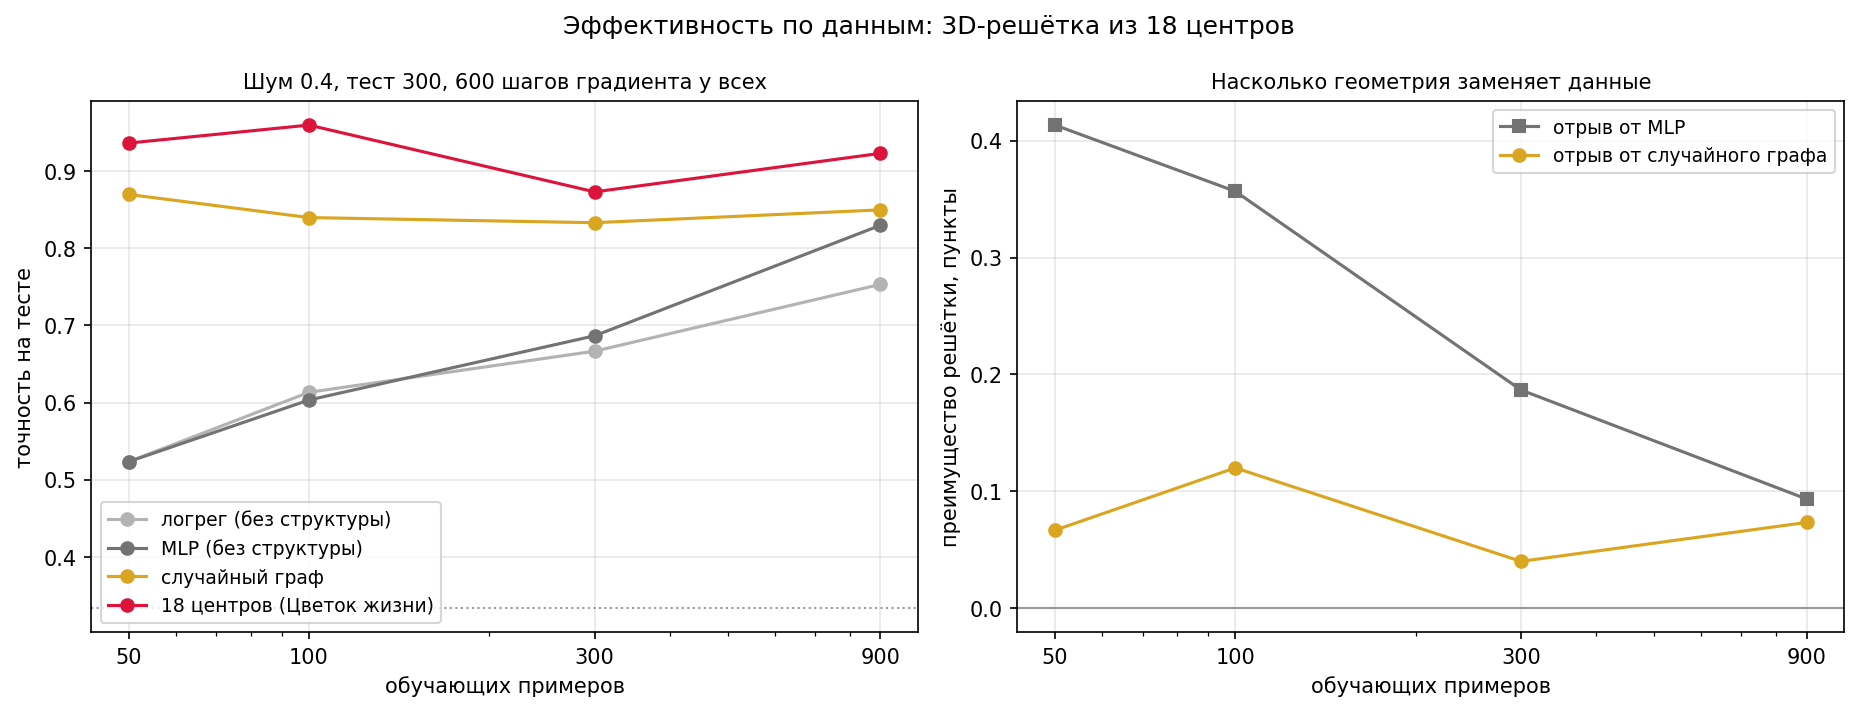

This figure's Python source:
# -*- coding: utf-8 -*-
"""
Эффективность по данным на 3D-решётке из 18 центров (правило из AutoCAD).

Гипотеза: преимущество геометрии максимально при малых данных —
структура связей заменяет то, что иначе выучивается из примеров.

Модели (все видят одни и те же данные):
  gnn    — решётка 18 центров (403 узла, K=5, 203 параметра)
  rnd    — тот же message passing, связи перемешаны (контроль)
  mlp    — 403 -> 64 -> 3, без структуры (~26k параметров)
  logreg — линейная, без структуры

Объём обучающей выборки: 50 / 100 / 300 / 900 (вложенные подвыборки),
тест всегда 300, шум 0.4, у всех одинаковое число шагов градиента (600).

Запуск: MODEL=gnn|rnd|mlp|logreg [TIME_BUDGET=35] python3 ...
(готовые размеры пропускаются, можно перезапускать); потом FIGURE=1.
"""
import os
import time
import numpy as np
from scipy import sparse

rng = np.random.default_rng(7)
MODEL = os.environ.get("MODEL", "gnn")
RC, NOISE = 2.8, 0.4
SIZES = [50, 100, 300, 900]
STEPS, BATCH, LR = 600, 64, 3e-3

# ------------------------------------------------------- решётка 18 центров
s_, c_ = 1 / np.sqrt(3), np.sqrt(2 / 3)
m_ = int(np.ceil(RC / s_)) + 1
pts = []
for a in range(-2 * m_, 2 * m_ + 1):
    for b in range(-2 * m_, 2 * m_ + 1):
        for k in range(-m_, m_ + 1):
            p = np.array([s_ * (a + 0.5 * b), s_ * (np.sqrt(3) / 2) * b, c_ * k])
            if np.linalg.norm(p) <= RC:
                pts.append(p)
pos = np.array(pts)
N = len(pos)
d2 = np.linalg.norm(pos[:, None] - pos[None, :], axis=2)
A = ((d2 > 0.99) & (d2 < 1.01)).astype(float)

def make_dataset(n_samples):
    X = np.zeros((n_samples, N, 1))
    y = rng.integers(0, 3, n_samples)
    inner = np.where(np.linalg.norm(pos, axis=1) < RC - 1.6)[0]
    for s in range(n_samples):
        c = pos[rng.choice(inner)]
        d = np.linalg.norm(pos - c, axis=1)
        if y[s] == 0:
            r0 = rng.uniform(1.0, 1.8)
            v = (np.abs(d - r0) < 0.45).astype(float)
        elif y[s] == 1:
            v = np.exp(-d ** 2 / (2 * 0.8 ** 2))
        else:
            nvec = rng.normal(size=3)
            nvec /= np.linalg.norm(nvec)
            v = (np.abs((pos - c) @ nvec) < 0.45).astype(float)
        X[s, :, 0] = v + rng.normal(0, NOISE, N)
    return X, y

Xtr_full, ytr_full = make_dataset(900)          # вложенные подвыборки
Xte, yte = make_dataset(300)

if MODEL == "rnd":
    perm = np.random.default_rng(123).permutation(N)
    A = A[np.ix_(perm, perm)]
A_hat = sparse.csr_matrix(A / np.maximum(A.sum(1, keepdims=True), 1))
A_hatT = sparse.csr_matrix(A_hat.T)

def spmm(S, h):
    B, n, d = h.shape
    return S.dot(h.transpose(1, 0, 2).reshape(n, -1)) \
            .reshape(n, B, d).transpose(1, 0, 2)

# ------------------------------------------------------- модели
D, K = 8, 5

def init_params(r):
    def init(shape, scale=None):
        scale = scale or 1.0 / np.sqrt(shape[0])
        return r.normal(0, scale, shape)
    if MODEL in ("gnn", "rnd"):
        return {"Win": init((1, D)), "bin": np.zeros(D),
                "Ws": init((D, D)), "Wn": init((D, D)), "b": np.zeros(D),
                "Wo": init((2 * D, 3), 1.0 / np.sqrt(2 * D)),
                "bo": np.zeros(3)}
    if MODEL == "mlp":
        H = 64
        return {"W1": init((N, H)), "b1": np.zeros(H),
                "W2": init((H, 3)), "b2": np.zeros(3)}
    return {"W": init((N, 3)), "b": np.zeros(3)}

def softmax_ce(logits, y):
    B = len(y)
    e = np.exp(logits - logits.max(1, keepdims=True))
    p = e / e.sum(1, keepdims=True)
    loss = -np.log(p[np.arange(B), y] + 1e-12).mean()
    dl = p.copy()
    dl[np.arange(B), y] -= 1
    return loss, dl / B

def run(P, X, y=None):
    if MODEL in ("gnn", "rnd"):
        H_list = []
        h = np.tanh(X @ P["Win"] + P["bin"])
        H_list.append(h)
        for _ in range(K):
            m = spmm(A_hat, h)
            h = np.tanh(h @ P["Ws"] + m @ P["Wn"] + P["b"])
            H_list.append(h)
        amax = h.argmax(axis=1)
        g = np.concatenate([h.mean(1),
                            np.take_along_axis(h, amax[:, None, :], 1)[:, 0, :]], 1)
        logits = g @ P["Wo"] + P["bo"]
        if y is None:
            return logits
        B = len(y)
        loss, dl = softmax_ce(logits, y)
        G = {k: np.zeros_like(v) for k, v in P.items()}
        G["Wo"] = g.T @ dl
        G["bo"] = dl.sum(0)
        dg = dl @ P["Wo"].T
        dh = dg[:, None, :D] / N * np.ones((B, N, 1))
        dmax = np.zeros((B, N, D))
        np.put_along_axis(dmax, amax[:, None, :], dg[:, None, D:], axis=1)
        dh = dh + dmax
        for t in range(K, 0, -1):
            h_out, h_in = H_list[t], H_list[t - 1]
            dpre = dh * (1 - h_out ** 2)
            m_in = spmm(A_hat, h_in)
            dpre2 = dpre.reshape(-1, D)
            G["Ws"] += h_in.reshape(-1, D).T @ dpre2
            G["Wn"] += m_in.reshape(-1, D).T @ dpre2
            G["b"] += dpre2.sum(0)
            dh = dpre @ P["Ws"].T + spmm(A_hatT, dpre @ P["Wn"].T)
        dpre = dh * (1 - H_list[0] ** 2)
        G["Win"] = X.reshape(-1, 1).T @ dpre.reshape(-1, D)
        G["bin"] = dpre.reshape(-1, D).sum(0)
        return loss, G
    if MODEL == "mlp":
        h = np.tanh(X[:, :, 0] @ P["W1"] + P["b1"])
        logits = h @ P["W2"] + P["b2"]
        if y is None:
            return logits
        loss, dl = softmax_ce(logits, y)
        dh = (dl @ P["W2"].T) * (1 - h ** 2)
        return loss, {"W2": h.T @ dl, "b2": dl.sum(0),
                      "W1": X[:, :, 0].T @ dh, "b1": dh.sum(0)}
    logits = X[:, :, 0] @ P["W"] + P["b"]
    if y is None:
        return logits
    loss, dl = softmax_ce(logits, y)
    return loss, {"W": X[:, :, 0].T @ dl, "b": dl.sum(0)}

# ------------------------------------------------------- обучение
if not os.environ.get("FIGURE"):
    t0 = time.time()
    budget = float(os.environ.get("TIME_BUDGET", 0)) or None
    for ntr in SIZES:
        out = f"de_{MODEL}_{ntr}.npz"
        if os.path.exists(out):
            continue
        Xtr, ytr = Xtr_full[:ntr], ytr_full[:ntr]
        r = np.random.default_rng(5)
        P = init_params(r)
        M = {k: np.zeros_like(v) for k, v in P.items()}
        V = {k: np.zeros_like(v) for k, v in P.items()}
        for step in range(1, STEPS + 1):
            j = r.integers(0, ntr, min(BATCH, ntr))
            loss, G = run(P, Xtr[j], ytr[j])
            for k in P:
                M[k] = 0.9 * M[k] + 0.1 * G[k]
                V[k] = 0.999 * V[k] + 0.001 * G[k] ** 2
                mh, vh = M[k] / (1 - 0.9 ** step), V[k] / (1 - 0.999 ** step)
                P[k] -= LR * mh / (np.sqrt(vh) + 1e-8)
        # точность: среднее по последним 5 замерам на тесте с шагом 20
        accs = []
        for _ in range(1):
            accs.append((run(P, Xte).argmax(1) == yte).mean())
        acc = float(np.mean(accs))
        np.savez(out, acc=acc)
        print(f"{MODEL} ntr={ntr}: {acc:.3f}  ({time.time()-t0:.0f}с)")
        if budget and time.time() - t0 > budget:
            print("(пауза по бюджету, перезапустите для продолжения)")
            break

# ------------------------------------------------------- картинка
else:
    import matplotlib
    matplotlib.use("Agg")
    import matplotlib.pyplot as plt

    models = [("logreg", "0.7", "логрег (без структуры)"),
              ("mlp", "0.45", "MLP (без структуры)"),
              ("rnd", "goldenrod", "случайный граф"),
              ("gnn", "crimson", "18 центров (Цветок жизни)")]
    fig, axes = plt.subplots(1, 2, figsize=(12.5, 4.8))
    ax = axes[0]
    curves = {}
    for mdl, col, lab in models:
        accs = [float(np.load(f"de_{mdl}_{n}.npz")["acc"]) for n in SIZES]
        curves[mdl] = accs
        ax.plot(SIZES, accs, "o-", color=col, label=lab)
    ax.set_xscale("log")
    ax.set_xticks(SIZES, SIZES)
    ax.axhline(1 / 3, color="0.6", ls=":", lw=1)
    ax.set_xlabel("обучающих примеров"); ax.set_ylabel("точность на тесте")
    ax.set_title("Шум 0.4, тест 300, 600 шагов градиента у всех", fontsize=10)
    ax.legend(fontsize=9); ax.grid(alpha=0.3)

    ax = axes[1]
    adv_mlp = [g - m for g, m in zip(curves["gnn"], curves["mlp"])]
    adv_rnd = [g - r for g, r in zip(curves["gnn"], curves["rnd"])]
    ax.plot(SIZES, adv_mlp, "s-", color="0.45", label="отрыв от MLP")
    ax.plot(SIZES, adv_rnd, "o-", color="goldenrod", label="отрыв от случайного графа")
    ax.set_xscale("log")
    ax.set_xticks(SIZES, SIZES)
    ax.axhline(0, color="0.6", lw=1)
    ax.set_xlabel("обучающих примеров")
    ax.set_ylabel("преимущество решётки, пункты")
    ax.set_title("Насколько геометрия заменяет данные", fontsize=10)
    ax.legend(fontsize=9); ax.grid(alpha=0.3)

    fig.suptitle("Эффективность по данным: 3D-решётка из 18 центров",
                 fontsize=12)
    fig.tight_layout()
    fig.savefig("flower_of_life_data.png", dpi=150, bbox_inches="tight")
    print("Сохранено: flower_of_life_data.png")
